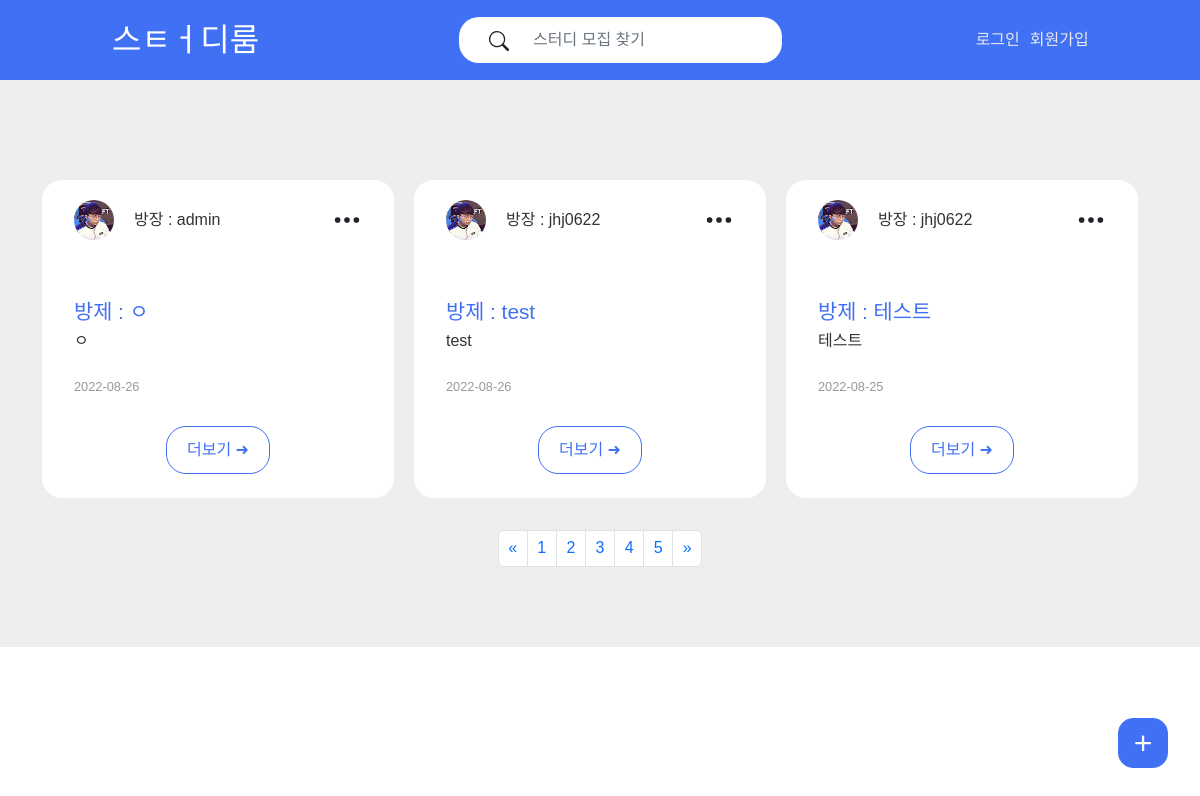
The page / on the database its author committed.
### room/models.py (models this page shows, shortened)
class Room(models.Model):
    title = models.CharField(max_length=50, verbose_name="제목") #제목
    sub_title = models.CharField(max_length=100, blank=True, verbose_name="부제목") #부제목
    content = models.TextField(verbose_name="내용") #콘텐츠
    create = models.DateTimeField(verbose_name='작성일', auto_now_add=True) #작성일
    room_owner = models.ForeignKey(User, null=True, blank=True, on_delete=models.CASCADE, verbose_name="방장") #방장
    room_password = models.CharField(max_length=5, blank=True, verbose_name="방비밀번호") #방비밀번호
    updated = models.DateTimeField(auto_now_add=True)
    uuid = models.UUIDField(default=uuid.uuid4)
    def get_absolute_url(self): #어드민에서 게시글 바로 볼 수 있음
        return f'room/page/{self.id}'
    class Meta:
        verbose_name = "room 목록"
        verbose_name_plural = "room 목록"

### core/models.py (models this page shows)
class User(AbstractUser):
    username = models.CharField(max_length=10, blank=False, null=False, unique=True, verbose_name="회원아이디") # 아이디
    nickname = models.CharField(max_length=10, blank=False, null=False, unique=True, verbose_name="닉네임")# 닉네임
    name = models.CharField(max_length=10, blank=False, null=False, verbose_name="회원이름") #이름
    bio = models.TextField(verbose_name='자기소개') # 바이오
    create_at = models.DateTimeField(verbose_name='date joined', auto_now_add=True) # 가입한 날짜
    last_login = models.DateTimeField(verbose_name='last login',auto_now=True) # 마지막 로그인
    is_admin =  models.BooleanField(default=False)
    is_active = models.BooleanField(default=True)
    is_staff = models.BooleanField(default=False)
    is_superuser = models.BooleanField(default=False)
    object = UserManager()
    USERNAME_FIELD = 'username'
    REQUIRED_FIELDS = ['nickname']
    def __str__(self):
        return self.username
    class Meta:
        db_table = 'accounts'
        verbose_name = "가입자 목록"
        verbose_name_plural = "가입자 목록"

### core/views.py (the view)
# urls.py: path('', views.main, name='main'), # 메인홈
@csrf_exempt
def main(request):
    room_list = Room.objects.all().order_by('-id')
    res_data = {'room' : room_list}
    return render(request, 'index.html', res_data)

### core/templates/index.html (shortened to what this page needs)
<!DOCTYPE html>
<html lang="ko">
<head>
    <link href="https://cdn.jsdelivr.net/npm/bootstrap@5.2.0/dist/css/bootstrap.min.css" rel="stylesheet"
>
    <link rel="stylesheet" href="../static/css/reset.css">
    <link rel="stylesheet" href="../static/css/main.css">
</head>
<body>
    <nav class="navbar navbar-expand-lg ">
        <div class="container-fluid padding-none">
            <div class="nav_left">
                <a class="navbar-brand" href="/">스ㅌㅓ디룸</a>
            </div>
            <div class="collapse navbar-collapse nav_right" id="navbarSupportedContent">
                <form class="d-flex main_search_form" role="search">
                    <div class="form_btnbox">
                        <input class="form-control" type="search" placeholder="스터디 모집 찾기" aria-label="Search">
                        <button class="btn " type="submit">
                        </button>
                    </div>
                </form>
                <ul class="navbar-nav ">
                    {% if request.user.is_authenticated %}
                    <li class="nav-item">
                        <a class="mypage" href="#">{{ request.user }}</a>
                    </li>
                    <li class="nav-item dropdown">
                        <a class="nav-link dropdown-toggle" href="#" role="button" data-bs-toggle="dropdown"
                            aria-expanded="false">
                        </a>
                        <ul class="dropdown-menu">
                            <li><a class="dropdown-item" href="/mypage/">마이페이지</a></li>
                            <li><a class="dropdown-item" href="#">가입된 스터디 </a></li>
                            <li><a class="dropdown-item" href="/logout/">로그아웃</a></li>
                        </ul>
                    </li>
                    {% else %}
                    <li class="nav-item">
                        <a class="login" href="/login/">로그인</a>
                    </li>
                    <li class="nav-item">
                        <a class="resigter" href="/resigter/">회원가입</a>
                    </li>
                    {% endif %}
                </ul>
            </div>
        </div>
    </nav>
    <section class="main-section section container-fluid">
        <div class="container main_content">
            {% if room %}
            {% for r in room %}
                <div class="main_con">
                    <div class="main_content-box">
                        <div class="oner_box">
                            <div class="oner_box-profile">
                                <div class="oner_profile">
                                    <img src="../static/images/profile.jpg" alt="">
                                </div>
                                <div class="oner_name">
                                    <p>방장 : {{ r.room_owner }}</p>
                                </div>
                            </div>
                            <div class="setting_icon">
                                <svg xmlns="http://www.w3.org/2000/svg" width="30" height="30" fill="currentColor"
                                    class="bi bi-three-dots" viewBox="0 0 16 16">
                                    <path
                                        d="M3 9.5a1.5 1.5 0 1 1 0-3 1.5 1.5 0 0 1 0 3zm5 0a1.5 1.5 0 1 1 0-3 1.5 1.5 0 0 1 0 3zm5 0a1.5 1.5 0 1 1 0-3 1.5 1.5 0 0 1 0 3z" />
                                </svg>
                            </div>
                        </div>
                        <div class="bottom_content">
                            <h3 class="room_title">방제 : {{ r.title }}</h3>
                            <p class="room_content">{{ r.sub_title }}</p>
                            <p class="today">{{ r.create | date:"Y-m-d" }}</p>
                        </div>
                    </div>
                    <div class="room_btn">
                        <div class="room_btn-box">
                            <a href="{{ r.get_absolute_url }}" class="">더보기 ➜</a>
                        </div>
                    </div>
                </div>
            {% endfor %}
            {% endif %}
            <div>
                <a href="{% url 'room_add' %}" class="add_btn">
                    +
                </a>
            </div>
        </div>
        <div aria-label="Page navigation example" class="navigation">
            <ul class="pagination">
                <li class="page-item">
                    <a class="page-link" href="#" aria-label="Previous">
                        <span aria-hidden="true">&laquo;</span>
                    </a>
                </li>
                <li class="page-item"><a class="page-link" href="#">1</a></li>
                <li class="page-item"><a class="page-link" href="#">2</a></li>
                <li class="page-item"><a class="page-link" href="#">3</a></li>
                <li class="page-item"><a class="page-link" href="#">4</a></li>
                <li class="page-item"><a class="page-link" href="#">5</a></li>
                <li class="page-item">
                    <a class="page-link" href="#" aria-label="Next">
                        <span aria-hidden="true">&raquo;</span>
                    </a>
                </li>
            </ul>
        </div>
    </section>
</body>
</html>

### core/static/css/main.css (style rules this page uses)
* { font-size: 10px; font-family: 'Noto Sans KR', sans-serif !important; }
body { position: relative; }
nav { background-color: #4070f4; }
.navbar { height: 80px; }
.nav_left { width: 30%; }
.navbar-brand { padding-left: 100px; color: #fff; font-size: 2rem; }
.nav_right { width: 70%; display: flex; justify-content: space-around; z-index: 999; }
.form_btnbox { display: flex; flex-direction: row-reverse; background-color: #fff; border-radius: 20px; border-radius: 20px; padding: 5px 30px; }
.form_btnbox input { outline: none; border: none; border-radius: 20px; }
.form_btnbox button { padding-left: 0px; outline: none; border: none; }
.navbar-nav li { margin: 0px 5px; }
.navbar-nav .nav-item a { color: #e9e9e9; }
.main-section { padding: 5rem 0; background-color: #eee; }
.main_content { display: flex; justify-content: space-between; gap: 20px; margin-top: 20px ; }
.main_con { border-radius: 20px; background-color: #fff; width: 33.3%; }
.oner_box { display: flex; justify-content: space-between; align-items : center; padding: 20px 2rem; }
.oner_profile { width: 40px; height: 40px; }
.oner_box-profile { display: flex; align-items: center; justify-content: space-between; }
.oner_profile img { width: 100%; border-radius: 50%; }
.oner_name p { color: #333; font-size: 1rem; margin-left: 20px; }
.bottom_content { padding: 2rem; display: flex; flex-direction: column; overflow: hidden; }
.bottom_content h3 { margin-top: 10px; color: #4070f4; font-size: 1.3rem; }
.bottom_content p { margin-top: 10px; color: #333; font-size: 1rem; }
.today { margin-top: 2rem !important; font-size: 0.8rem !important; color: #999 !important; }
.room_btn-box { display: flex; justify-content: space-around; padding: 0 0 1.5rem 0; border-radius: 0 0 20px 20px; }
.room_btn-box a { padding: 15px 20px; border-radius: 20px; color: #4070f4; background-color: #fff; border: 1px solid #4070f4; font-size: 1rem; }
.navigation { display: flex; width: 100%; justify-content: center; margin-top: 2rem; }
.page-link { padding: 0.6rem; }
.add_btn { width: 50px; height: 50px; position: fixed; bottom: 2rem; right: 2rem; display: flex; justify-content: center; align-items: center; color: #fff; font-size: 2rem; border-radius: 15px; background-color: #4070f4; border: 1px solid #4070f4; }
.setting_icon { position: relative; }

### rows shown on the page
Room: room_owner "admin", title "ㅇ", sub_title "ㅇ", create "2022-08-26"
Room: room_owner "jhj0622", title "test", sub_title "test", create "2022-08-26"
Room: room_owner "jhj0622", title "테스트", sub_title "테스트", create "2022-08-25"
